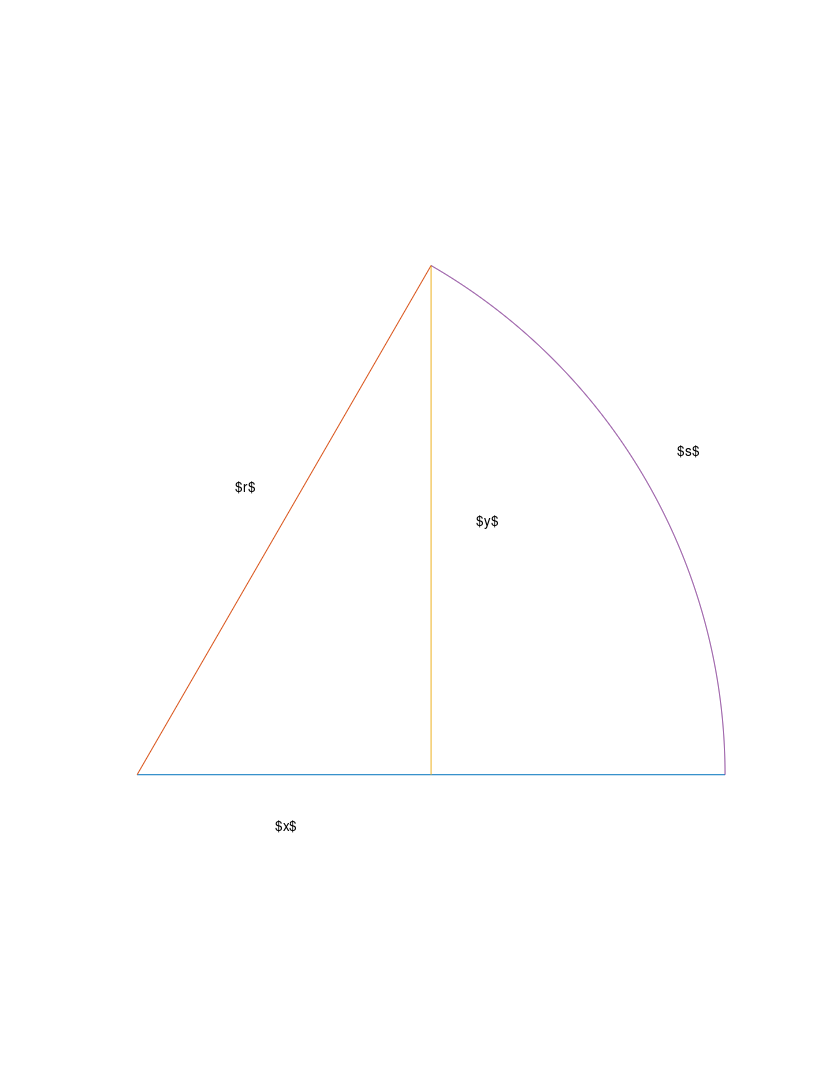
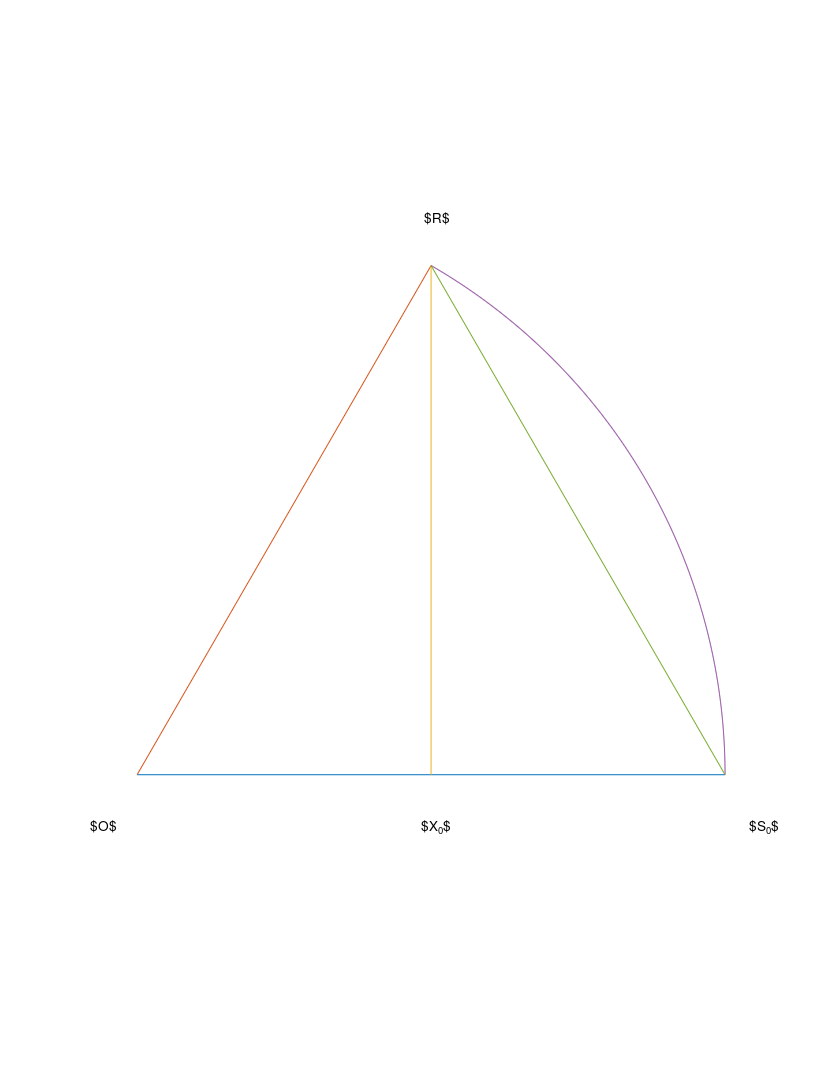
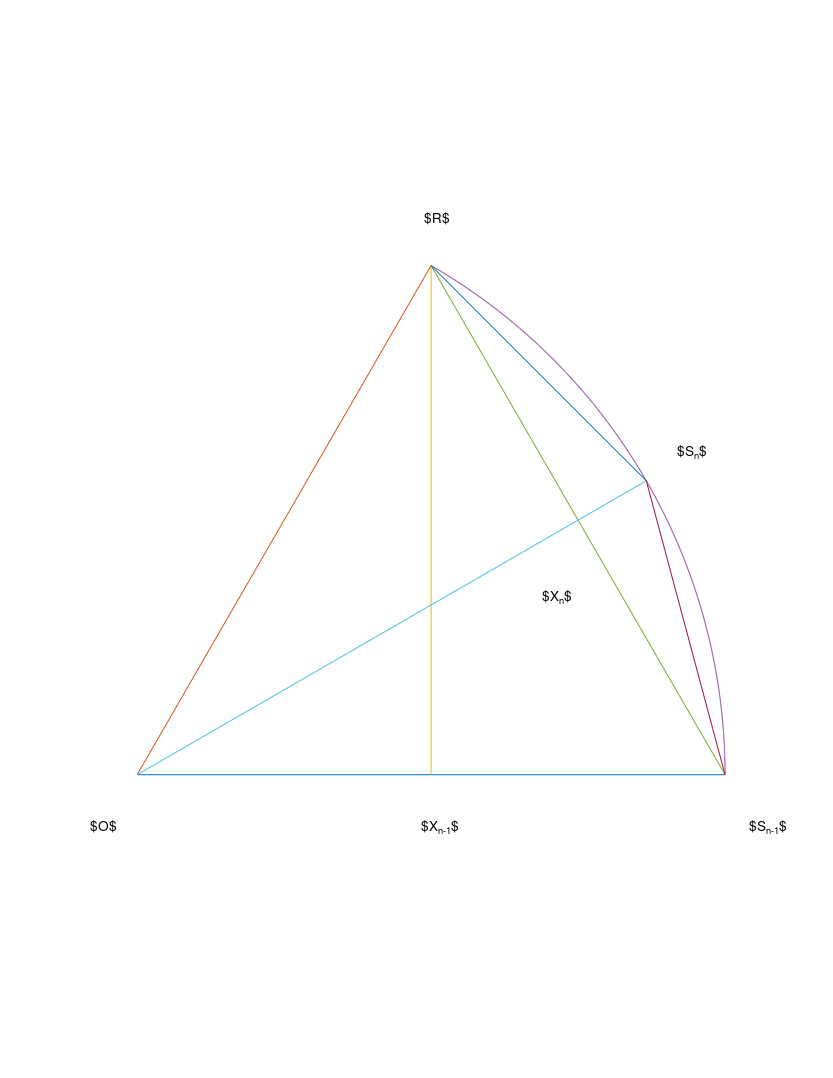
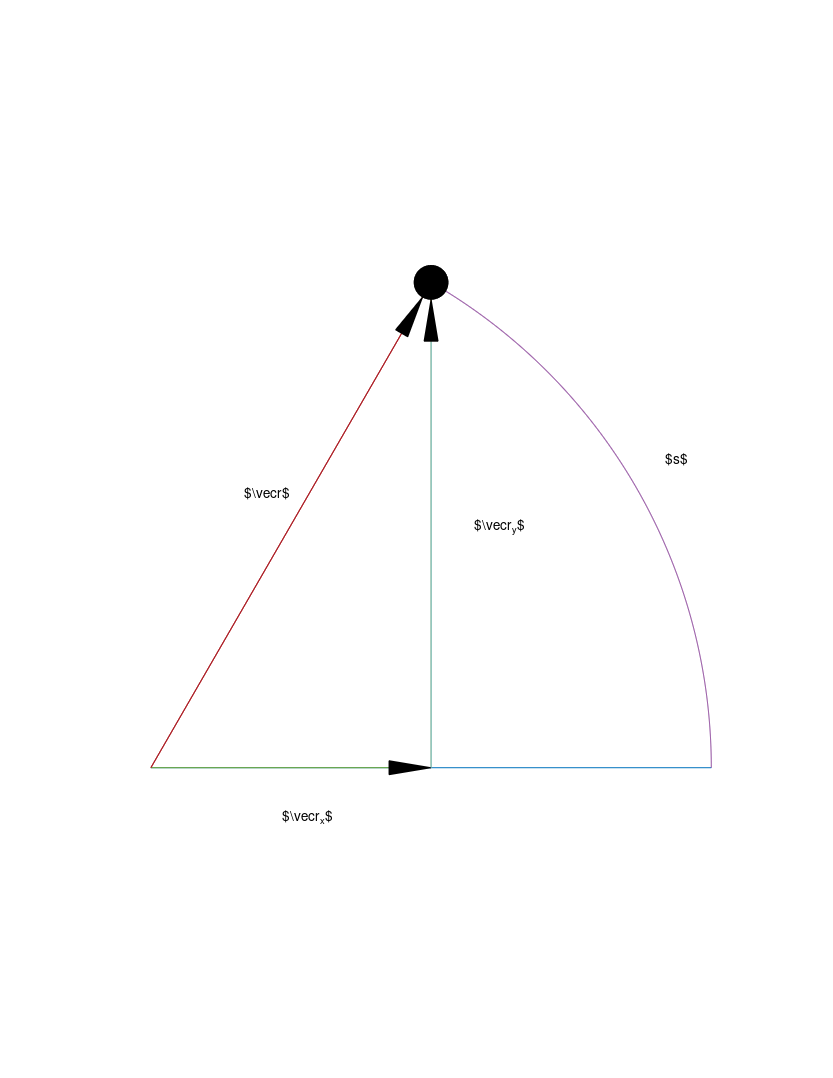

The MATLAB source for these figures, in order:
% Copyright © 2026 Fredrik Bierich
% SPDX-License-Identifier: MIT
function main()
    circularsectorfigure();
    circularsectorsequencefigure();
    uniformcircularmotionfigure();
    function circularsectorfigure()
        f = figure('visible', 'off');
        ax = axes(f);
        circularsector(ax, [0; 0], 1, 0, 1.0472);
        axis(ax, 'equal', 'off');
        text(ax, 0.1675, 0.49, '$r$');
        text(ax, 0.9185, 0.5506, '$s$');
        text(ax, 0.235, -0.0877, '$x$');
        text(ax, 0.5775, 0.431, '$y$');
        print2tex(f, 'circular_sector.tex');
        close(f);
    end
    function circularsectorsequencefigure()
        O = [0; 0];
        r = 1;
        s1 = 0;
        s2 = 1.0472;
        f = figure('visible', 'off');
        ax = axes(f, 'nextplot', 'add');
        [pl, ~] = circularsector(ax, O, r, s1, s2);
        plot(ax, pl(1, [1, end]), pl(2, [1, end]));
        text(ax, -0.08, -0.0877, '$O$');
        text(ax, 0.489, 0.947, '$R$');
        t1 = text(ax, 1.0415, -0.0877, '$S_0$');
        t2 = text(ax, 0.4835, -0.0877, '$X_0$');
        axis(ax, 'equal', 'off');
        print2tex(f, 'circular_sector_sequence_base_case.tex');
        mid = (1 + length(pl)) / 2;
        plot(ax, [O(1), pl(1, mid)], [O(2), pl(2, mid)]);
        plot(ax, pl(1, [mid, 1]), pl(2, [mid, 1]));
        plot(ax, pl(1, [mid, end]), pl(2, [mid, end]));
        set(t1, 'string', '$S_{n-1}$');
        set(t2, 'string', '$X_{n-1}$');
        text(ax, 0.9185, 0.5506, '$S_n$');
        text(ax, 0.689, 0.3031, '$X_n$');
        print2tex(f, 'circular_sector_sequence_recursive_step.tex');
        close(f);
    end
    function uniformcircularmotionfigure()
        O = [0; 0];
        circleRadius = 0.03;
        circleDiameter = 2 * circleRadius;
        arrowHeadWidth = 0.025;
        arrowHeadLength = 3 * arrowHeadWidth;
        f = figure('visible', 'off');
        ax = axes(f, 'nextplot', 'add');
        [pl, proj_pl_end_pl_1] = circularsector(ax, O, 1, 0, 1.0472);
        rectangle(ax, 'position', [pl(1, end) - circleRadius, pl(2, end) - circleRadius, circleDiameter, circleDiameter], 'Curvature', [1, 1], 'FaceColor', [0, 0, 0]);
        rectangle(ax, 'position', [pl(1, end) - circleRadius, pl(2, end) - circleRadius, circleDiameter, circleDiameter], 'Curvature', [1, 1], 'FaceColor', [0, 0, 0]); % added due to rendering issues
        arrow(ax, O, proj_pl_end_pl_1);
        arrow(ax, proj_pl_end_pl_1, pl(:, end) - circleRadius * normalize(pl(:, end) - proj_pl_end_pl_1, "norm", 2));
        arrow(ax, O, pl(:, end) - circleRadius * normalize(pl(:, end) - O, "norm", 2));
        axis(ax, 'equal', 'off');
        text(ax, 0.1675, 0.49, '$\vec{r}$');
        text(ax, 0.9185, 0.5506, '$s$');
        text(ax, 0.235, -0.0877, '$\vec{r}_x$');
        text(ax, 0.5775, 0.431, '$\vec{r}_y$');
        print2tex(f, 'uniform_circular_motion.tex');
        close(f);
        function arrow(ax, p1, p2)
            nextPlot = get(ax, 'nextplot');
            cleanupObj = onCleanup(@() set(ax, 'nextplot', nextPlot));
            set(ax, 'nextplot', 'add');
            dp = p2 - p1;
            dpnorm = norm(dp);
            assert(dpnorm > arrowHeadLength);
            R = [dp(1), -dp(2); dp(2), dp(1)] / dpnorm;
            q1 = p2 - R(:, 1) * arrowHeadLength;
            plot(ax, [p1(1), q1(1)], [p1(2), q1(2)]);
            q2 = p2 - R * [arrowHeadLength, arrowHeadLength; [arrowHeadWidth, -arrowHeadWidth] / 2];
            patch(ax, 'XData', [q2(1, :), p2(1)], 'YData', [q2(2, :), p2(2)]);
      end
    end
end
function x = cos(r, s)
    x = r .* builtin('cos', s ./ r);
end
function y = sin(r, s)
    y = r .* builtin('sin', s ./ r);
end
function [pl, proj_pl_end_pl_1] = circularsector(ax, O, r, s1, s2, n = 10)
    nextPlot = get(ax, 'nextplot');
    cleanupObj = onCleanup(@() set(ax, 'nextplot', nextPlot));
    set(ax, 'nextplot', 'add');
    l = linspace(s1, s2, 2 ^ n + 1);
    pl = O + [cos(r, l); sin(r, l)];
    pl_vec = pl - O;
    pl_vec_dot_pl_vec_1 = pl_vec' * pl_vec(:, 1);
    assert(all(pl_vec_dot_pl_vec_1 > 0));
    proj_pl_end_pl_1 = O + pl_vec(:, 1) * (pl_vec_dot_pl_vec_1(end) / pl_vec_dot_pl_vec_1(1));
    plot(ax, [O(1), pl(1, 1)], [O(2), pl(2, 1)]);
    plot(ax, [O(1), pl(1, end)], [O(2), pl(2, end)]);
    plot(ax, [proj_pl_end_pl_1(1), pl(1, end)], [proj_pl_end_pl_1(2), pl(2, end)]);
    plot(ax, pl(1, :), pl(2, :));
end
function print2tex(figureHandle, fileName)
    set(figureHandle, 'paperunits', 'normalized');
    set(figureHandle, 'paperposition', [0, 0, 1, 1]);
    print(fileName, '-dtex');
end
